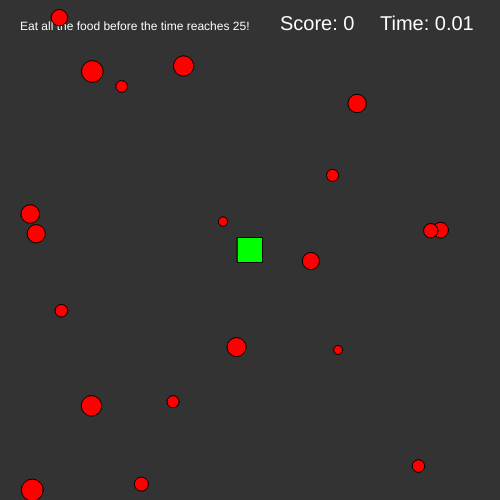
Frame 1 (no input)
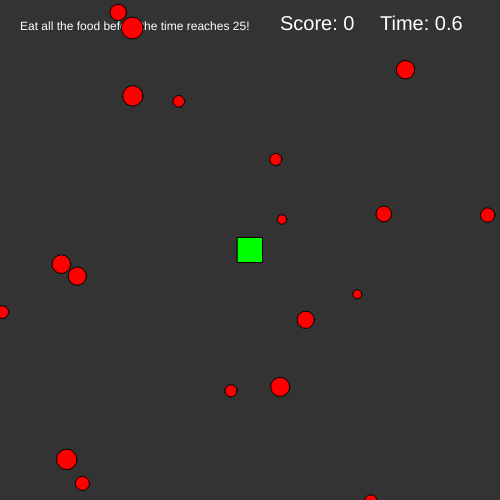
Frame 60 (no input)
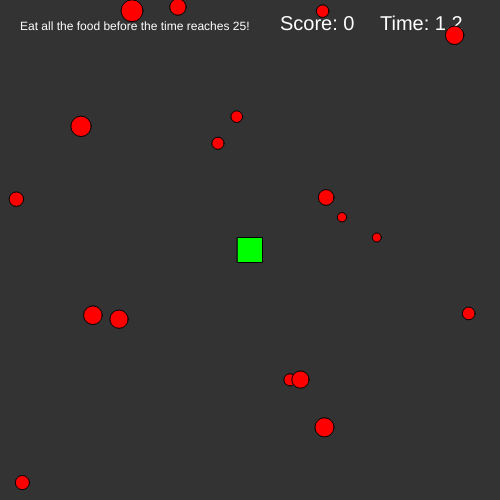
Frame 120 (the mouse pressed at the canvas centre since frame 60)

The p5.js sketch that drew these frames (run headless with seeded random() and noise() and a simulated clock; from frame 60 on, the mouse is pressed at the canvas centre):

// p5.js sketch
// ── sketch.js
var player;
var foods = [];
var score = 0;

function setup() {
  createCanvas(500, 500);
  player = new Player();
  for(var i = 0; i < 20; i++) {
    foods.push(new Food());
  }
}

function draw() {
  background(51);
  push();
  textSize(20);
  fill(255);
  var fc = frameCount/100;
  if(player.over == true) {
    fc = "25.00";
  }
  text("Score: " + score,280,30);
  text("Time: " + fc,380,30);
  pop();
  push();
  fill(255);
  textSize(12);
  text("Eat all the food before the time reaches 25!", 20,30);
  pop();
  player.show();
  player.update();
  player.edges();
  for(var i = 0; i < foods.length; i++) {
    foods[i].show();
    foods[i].update();
    foods[i].edges();
    if(frameCount % 2500 == 0 && score < score % 20 == 0 && frameCount > 0) {
      foods[i].over();
      player.over = true;
    }  
    if(player.eat(foods[i])) {
      foods.splice(i,1);
      score = score + 1;
    }
    if(foods.length <= 0) {
      frameCount = 0;
      for(var j = 0; j <= 20; j++) {
        foods.push(new Food());
      }
    }
    if(player.over == true) {
      push();
      fill(255);
      textSize(50);
      text("GAME OVER!",100,250);
      text("Press R to restart.",80,300);
      pop();
    }
  }
}

function keyPressed() {
  if(keyCode == UP_ARROW && player.over == false) {
    player.vel = createVector(0,-5);
  } else if(keyCode == DOWN_ARROW && player.over == false) {
    player.vel = createVector(0,5);
  } else if(keyCode == RIGHT_ARROW && player.over == false) {
    player.vel = createVector(5,0);
  } else if(keyCode == LEFT_ARROW && player.over == false) {
    player.vel = createVector(-5,0);
  }
  if(keyCode == 87 && player.over == false) {
    player.vel = createVector(0,-5);
  } else if(keyCode == 83 && player.over == false) {
    player.vel = createVector(0,5);
  } else if(keyCode == 68 && player.over == false) {
    player.vel = createVector(5,0);
  } else if(keyCode == 65 && player.over == false) {
    player.vel = createVector(-5,0);
  }
  if(keyCode== 82 && player.over == true) {
    player.pos.x = 250;
    player.pos.y = 250;
    frameCount = 0;
    score = 0;
    for(var i = 0; i < foods.length; i++) {
      foods.splice(i,20-score);
    }
    for(var i = 0; i <= 20; i++) {
      foods.push(new Food());
    }
    player.over = false;
  }
}
// ── food.js
function Food() {
  this.pos = createVector(random(width),random(height));
  this.vel = p5.Vector.random2D();
  this.r = random(8,22);
  
  this.show = function() {
    fill("red");
    ellipse(this.pos.x,this.pos.y,this.r,this.r);
  }
  
  this.update = function() {
    this.pos.add(this.vel);
  }
  
  this.edges = function() {
    if(this.pos.x > width + this.r) {
      this.pos.x = -this.r;
    } else if(this.pos.x < -this.r) {
      this.pos.x = width + this.r;
    }
    if(this.pos.y > height + this.r) {
      this.pos.y = -this.r;
    } else if(this.pos.y < -this.r) {
      this.pos.y = height + this.r;
    }
  }
  
  this.over = function() {
    this.vel = createVector(0,0);
  }
}
// ── player.js
function Player() {
  this.pos = createVector(250,250);
  this.vel = createVector(0,0);
  this.r = 25;
  this.over = false;

  this.update = function() {
    push();
    this.pos.add(this.vel);
    this.vel.mult(0.88);
    pop();
  }  
  this.show = function() {
    fill("lime");
    rect(this.pos.x-this.r/2,this.pos.y-this.r/2,this.r,this.r);
  }
  
  this.edges = function() {
    if(this.pos.x > width + this.r) {
      this.pos.x = -this.r;
    } else if(this.pos.x < -this.r) {
      this.pos.x = width + this.r;
    }
    if(this.pos.y > height + this.r) {
      this.pos.y = -this.r;
    } else if(this.pos.y < -this.r) {
      this.pos.y = height + this.r;
    }
  }
  
  this.eat = function(food) {
    var d = dist(this.pos.x,this.pos.y,food.pos.x,food.pos.y);
    if(d < food.r) {
      return true;
    } else {
      return false;
    }
  }
}
